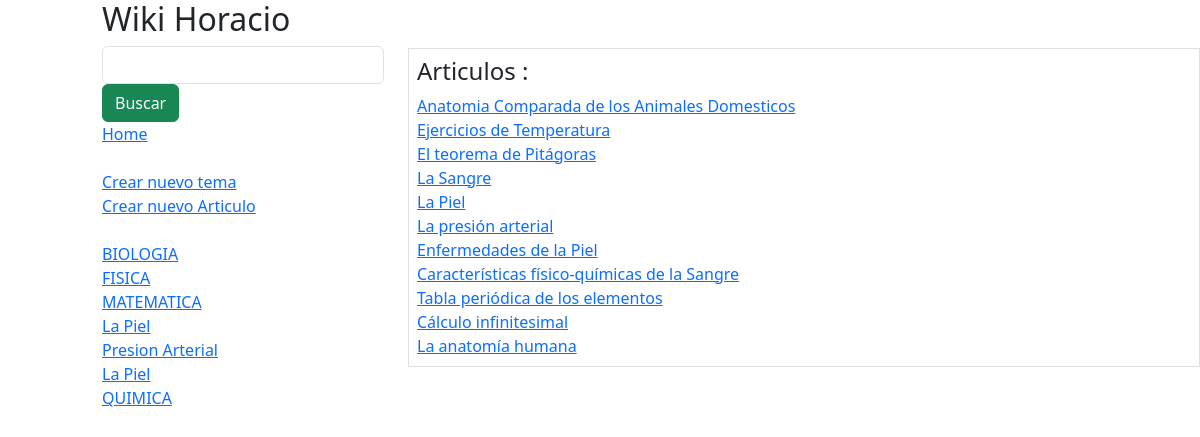
The page / on the database its author committed.
### wikiApp/models.py (models this page shows)
class tema(models.Model):
    nombre = models.CharField(max_length=128, null=True, blank=True)
    descripcion = models.CharField(max_length=256, null=True, blank=True)

class articulo(models.Model):
    titulo = models.CharField(max_length=128, null=True, blank=True)
    contenido = models.CharField(max_length=1024, null=True, blank=True)
    temaRelacionado = models.ForeignKey(tema, null=True, blank=True, on_delete=models.SET_NULL)

### wikiApp/views.py (the view)
# urls.py: path('', views.directorio, name='directorio'),
def directorio(request):
     listaTemas = tema.objects.all().order_by('id')
     listaArticulos = articulo.objects.all()
     return render(request,'directorio.html',{
        'listaTemas':listaTemas,
        'listaArticulos':listaArticulos
    })

### wikiApp/templates/directorio.html (shortened to what this page needs)
{% extends "layout.html" %}
{% block contenido %}
<br><br>
<table class="table table-bordered">
    <tr><td>
    <h4>Articulos :</h4>
    {% for articuloInfo in listaArticulos %}
   <div>
        <a href="{% url 'wikiApp:vistaArticulo' articuloInfo.id %}">{{ articuloInfo.titulo }} </a>
    </div>
    {% endfor %}
</td>
</tr>
</table>
{% endblock %}

### wikiApp/templates/layout.html (shortened to what this page needs)
{% load static %}
<!DOCTYPE html>
<html>
<head>
    <link href="https://cdn.jsdelivr.net/npm/bootstrap@5.3.0/dist/css/bootstrap.min.css" rel="stylesheet"
>
</head>
<body>
    <div class="row" >
        <div class="col-lg-1" ></div>
        <div class="col-lg-3">
            <h2>Wiki Horacio</h2>
            <form method="post" action="{% url 'wikiApp:buscarArticulo' %}">
                <input type="text" class="form-control" name="busqueda">
                <input type="submit" class="btn btn-success" value="Buscar">
            </form>
            <div>
             <a href="{% url 'wikiApp:directorio' %}">Home</a>
            </div>
            <br>
            <div>
             <a href="{% url 'wikiApp:nuevoTema' %}">Crear nuevo tema</a>
            </div>
            <div>
              <a href="{% url 'wikiApp:nuevoArticulo' %}">Crear nuevo Articulo</a>
            </div>
            <br>
            {% for temaInfo in listaTemas %}
            <div>
                <a href="{% url 'wikiApp:vistaTema' temaInfo.id %}">{{ temaInfo.nombre }}</a>
            </div>
            {% endfor %}
        </div>
        <div class="col-lg-8 mt-10">
            {% block contenido %}
            {% endblock %}
        </div>
    </div>
</body>
</html>

### rows shown on the page
tema: nombre "BIOLOGIA"
tema: nombre "FISICA"
tema: nombre "MATEMATICA"
tema: nombre "La Piel"
tema: nombre "Presion Arterial"
tema: nombre "La Piel"
tema: nombre "QUIMICA"
articulo: titulo "Anatomia Comparada de los Animales Domesticos"
articulo: titulo "Ejercicios de Temperatura"
articulo: titulo "El teorema de Pitágoras"
articulo: titulo "La Sangre"
articulo: titulo "La Piel"
articulo: titulo "La presión arterial"
articulo: titulo "Enfermedades de la Piel"
articulo: titulo "Características físico-químicas de la Sangre"
articulo: titulo "Tabla periódica de los elementos"
articulo: titulo "Cálculo infinitesimal"
articulo: titulo "La anatomía humana"
